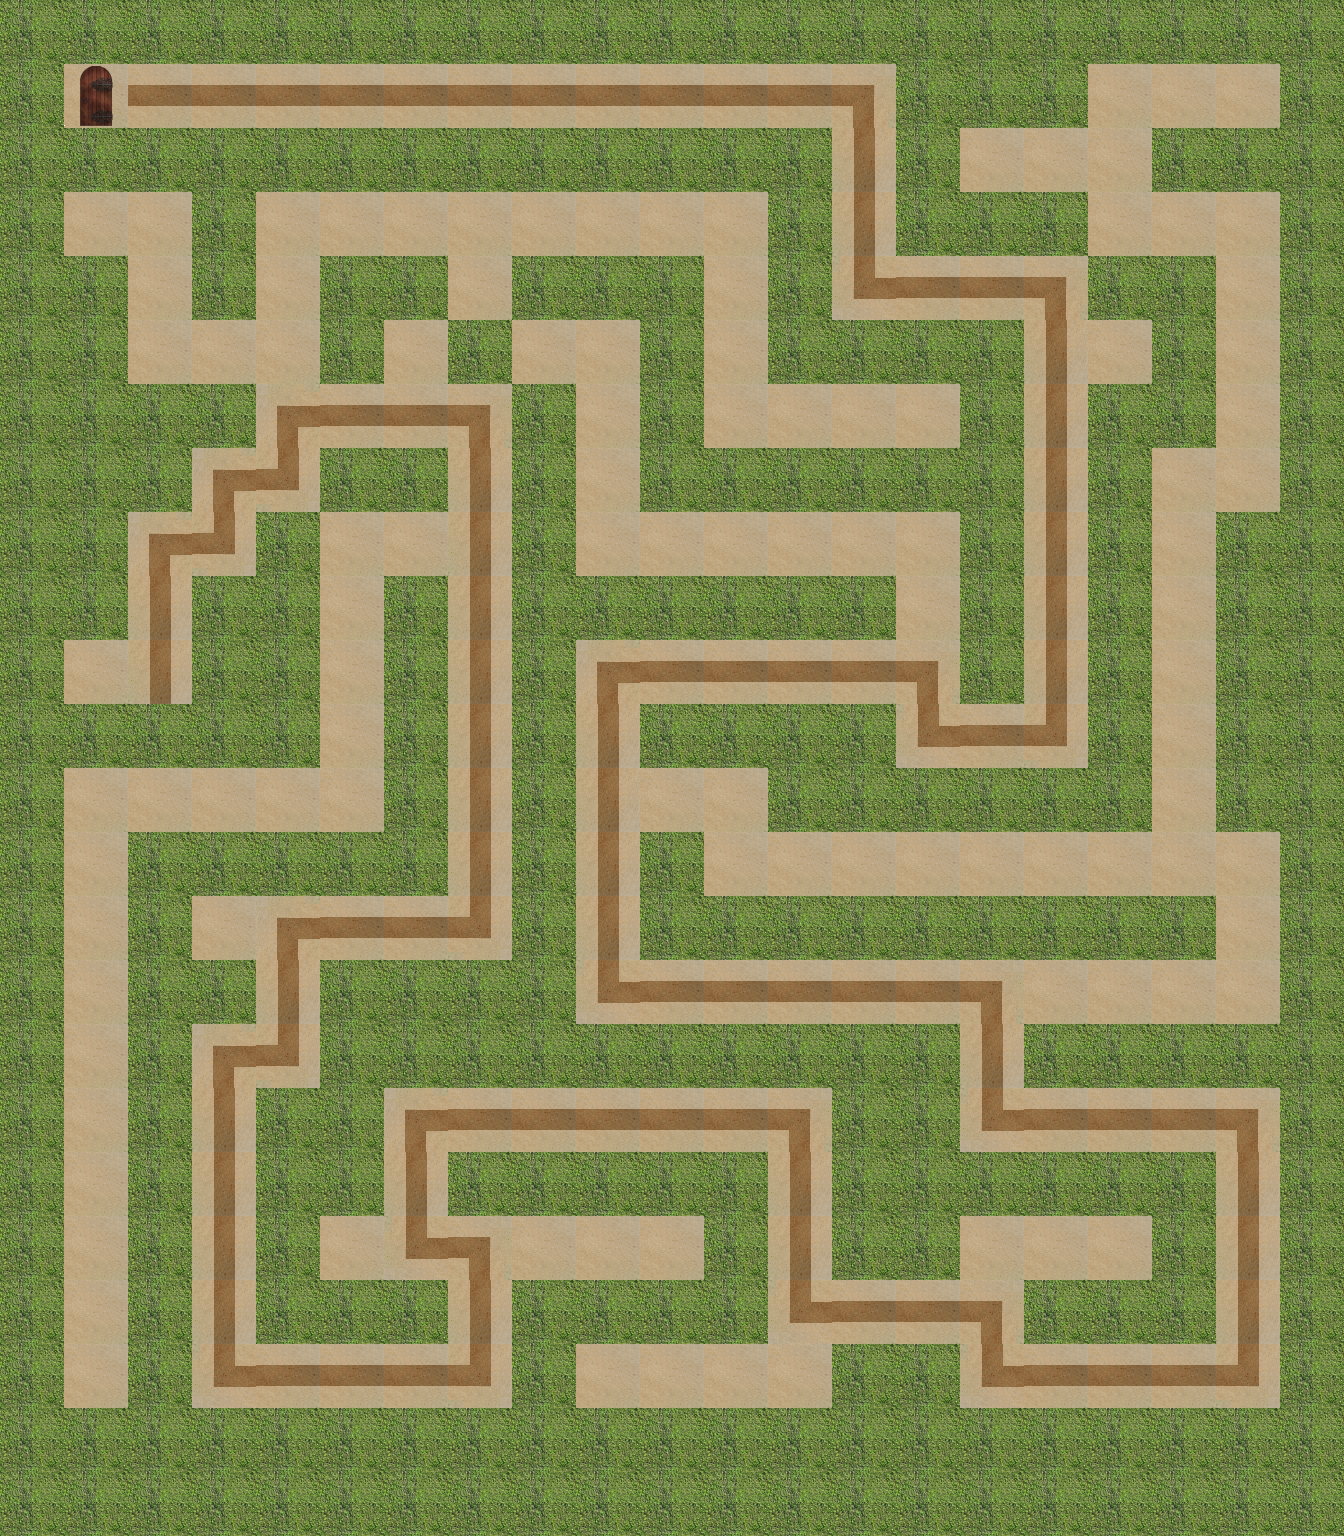

A 2D game scene composited from a Tiled map and its tileset images. What follows is a short description and the map's XML, with each tile layer's data collapsed to a summary:
An orthogonal 21x24 tile map with 64x64 px tiles, 4 tile layers (path, wall, hint, end), 1 hidden layer not drawn.

<map version="1.0" orientation="orthogonal" renderorder="right-down" width="21" height="24" tilewidth="64" tileheight="64">
 <properties>
  <property name="bestTimePossible" value="33" />
  <property name="viewSize" value="5" />
 </properties>
 <tileset firstgid="1" name="sandbush" tilewidth="64" tileheight="64">
  <image source="sandbush.png" width="256" height="192" />
 </tileset>
 <layer name="path" width="21" height="24">
  <data>[504 cells, 211 non-empty, 1 distinct tile ids]</data>
 </layer>
 <layer name="wall" width="21" height="24">
  <data>[504 cells, 293 non-empty, 1 distinct tile ids]</data>
 </layer>
 <layer name="hint" width="21" height="24">
  <data>[504 cells, 108 non-empty, 6 distinct tile ids]</data>
 </layer>
 <layer name="start" width="21" height="24" visible="0">
  <data>[504 cells, 1 non-empty, 1 distinct tile ids]</data>
 </layer>
 <layer name="end" width="21" height="24">
  <data>[504 cells, 1 non-empty, 1 distinct tile ids]</data>
 </layer>
</map>
